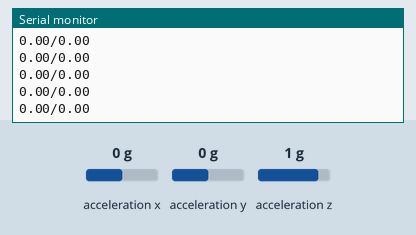
Bench run of a sketch on a simulated Arduino Uno, built with avr-gcc and run on an emulated ATmega328P. On the bench: the last lines printed to the serial monitor. Wiring (inferred from the names in the program): ADXL345 accelerometer at I2C address 0x53. Inputs (shaded band) come from the test bench; at power-on: acceleration x 0 g, acceleration y 0 g, acceleration z 1 g.

Above: at 1.2 s.
1.3 s: acceleration x set to -1.4 g
At 1.33 s:
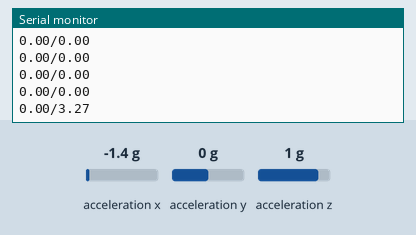
2.8 s: acceleration y set to -1.4 g
At 2.84 s:
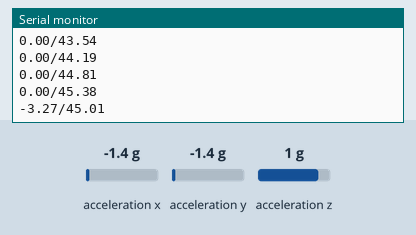
5.8 s: acceleration z set to -1.4 g
At 5.81 s:
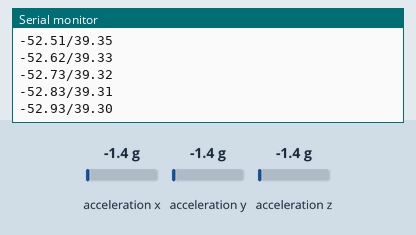
Timing chart, 0 to 8.8 s (numbered marks = the images above; inputs shaded):
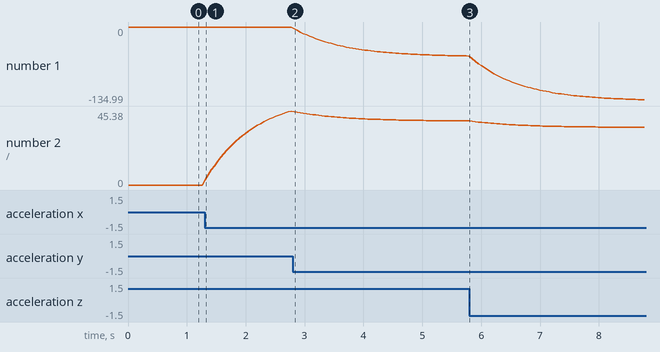

Measured:
- after the input at 1.3 s, the serial monitor: prints a new line at once (image 1)
- plotted number 2: 0 → 45.38 after the input at 1.3 s

The sketch:

adxl345.ino
```cpp
#include <Wire.h>

int ADXL345 = 0x53; // ADXL345 I2C address

float X_out, Y_out, Z_out;
float roll, pitch;
float rollF = 0, pitchF = 0; // filtered values

void setup() {
  Serial.begin(9600);
  Wire.begin();

  // Set ADXL345 in measuring mode
  Wire.beginTransmission(ADXL345);
  Wire.write(0x2D);
  Wire.write(8);
  Wire.endTransmission();
  delay(10);
}

void loop() {
  // === Read accelerometer data === //
  Wire.beginTransmission(ADXL345);
  Wire.write(0x32);
  Wire.endTransmission(false);
  Wire.requestFrom(ADXL345, 6, true);

  X_out = (Wire.read() | Wire.read() << 8);
  X_out = X_out / 256.0;
  Y_out = (Wire.read() | Wire.read() << 8);
  Y_out = Y_out / 256.0;
  Z_out = (Wire.read() | Wire.read() << 8);
  Z_out = Z_out / 256.0;

  // --- Compute roll and pitch (in degrees) ---
  roll  = atan2(Y_out, Z_out) * 180.0 / PI;
  pitch = atan2(-X_out, sqrt(Y_out*Y_out + Z_out*Z_out)) * 180.0 / PI;

  // --- Apply low-pass filter ---
  rollF  = 0.94 * rollF  + 0.06 * roll;
  pitchF = 0.94 * pitchF + 0.06 * pitch;

  // --- Send filtered values to Processing ---
  Serial.print(rollF);
  Serial.print("/");
  Serial.println(pitchF);

  delay(50);
}
```
